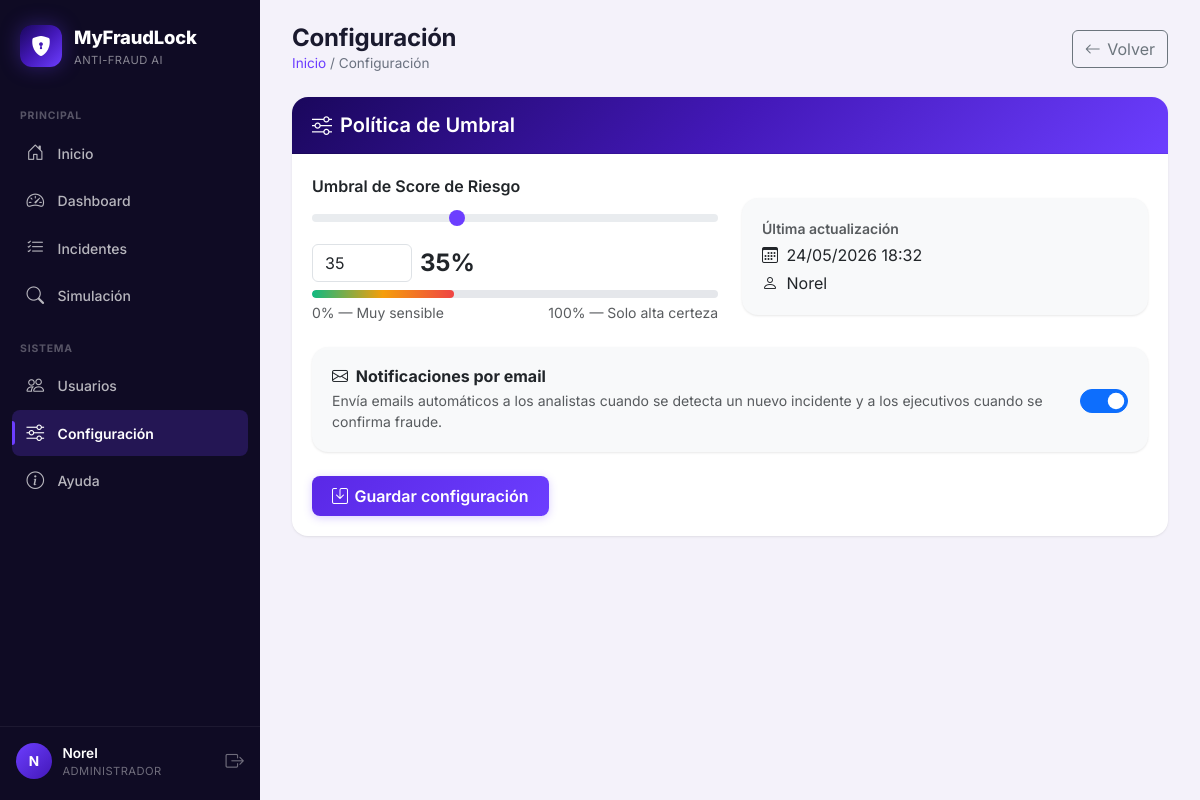
Page /api/configuracion-front/ (signed in) on the committed database.
### api/models.py (models this page shows, shortened)
class Usuario(models.Model):
    class Roles(models.TextChoices):
        ADMIN = 'ADMIN', 'Administrador'
        ANALISTA = 'ANALISTA', 'Analista de Fraude'
        GERENTE = 'GERENTE', 'Gerente (solo lectura)'
    id_usuario = models.AutoField(primary_key=True)
    username = models.CharField(max_length=100, unique=True)
    email = models.EmailField(unique=True)
    password = models.CharField(max_length=128)  # almacena hash
    telefono = models.CharField(max_length=15, null=True, blank=True)
    activo = models.BooleanField(default=True)
    rol = models.CharField(
        max_length=15,
        choices=Roles.choices,
        default=Roles.ANALISTA,
        db_index=True,
    )

class Configuracion(models.Model):
    umbral_score = models.IntegerField(default=70)
    notificaciones_email = models.BooleanField(
        default=True,
        help_text="Enviar emails cuando se detecta fraude",
    )
    actualizado_en = models.DateTimeField(auto_now=True)
    actualizado_por = models.ForeignKey(
        'Usuario', on_delete=models.SET_NULL, null=True, blank=True
    )

### api/views.py (the view, shortened to what this page needs)
# urls.py: path('configuracion-front/', configuracion_front, name='configuracion_front'),
@usuario_login_required
@require_roles('GERENTE')
def configuracion_front(request):
    config, _ = Configuracion.objects.get_or_create(id=1)
    return render(
        request,
        "api/configuracion.html",
        {"config": config},
    )

### api/context_processors.py (called while the page is built)
def current_usuario(request):
    uid = request.session.get('usuario_id')
    usuario = None
    if uid:
        try:
            usuario = Usuario.objects.get(pk=uid, activo=True)
        except Usuario.DoesNotExist:
            pass
    return {"current_usuario": usuario}

### templates/api/configuracion.html (shortened to what this page needs)
{% extends "api/base.html" %}
{% block content %}
<div class="page-head animate-in">
    <div>
        <h1>Configuración</h1>
        <div class="breadcrumbs"><a href="{% url 'inicio' %}">Inicio</a> / Configuración</div>
    </div>
    <a href="{% url 'dashboard' %}" class="btn btn-outline-secondary btn-icon" data-back>
        <i class="bi bi-arrow-left"></i> Volver
    </a>
</div>
<div class="card animate-in delay-1">
    <div class="card-header card-brand-header"><h5 class="mb-0"><i class="bi bi-sliders me-2"></i>Política de Umbral</h5></div>
    <div class="card-body">
        <form method="post" class="row g-4">
            <div class="col-md-6">
                <label for="umbral_score" class="form-label fw-semibold">Umbral de Score de Riesgo</label>
                <div class="slider-wrap">
                    <input type="range" class="form-range" id="umbral_range" min="0" max="100"
                           value="{{ config.umbral_score }}" oninput="syncSlider(this.value)">
                    <div class="d-flex align-items-center gap-2 mt-2">
                        <input type="number" class="form-control" id="umbral_score" name="umbral_score"
                               value="{{ config.umbral_score }}" min="0" max="100" required
                               style="max-width:100px;" oninput="syncInput(this.value)">
                        <span class="fw-bold" style="font-size:1.5rem;" id="umbralDisplay">{{ config.umbral_score }}%</span>
                    </div>
                </div>
                <div class="umbral-bar mt-2">
                    <div class="umbral-fill" id="umbralFill" style="width:{{ config.umbral_score }}%"></div>
                </div>
                <div class="d-flex justify-content-between mt-1">
                    <small class="text-muted">0% — Muy sensible</small>
                    <small class="text-muted">100% — Solo alta certeza</small>
                </div>
            </div>
            <div class="col-md-6">
                <div class="card mt-4" style="background:#f8f9fa;">
                    <div class="card-body">
                        <p class="text-muted mb-1 small fw-semibold">Última actualización</p>
                        <p class="mb-1">
                            <i class="bi bi-calendar3 me-1"></i>
                            {{ config.actualizado_en|date:"d/m/Y H:i" }}
                        </p>
                        <p class="mb-0">
                            <i class="bi bi-person me-1"></i>
                            {{ config.actualizado_por.username|default:"—" }}
                        </p>
                    </div>
                </div>
            </div>
            <div class="col-12">
                <div class="card" style="background:#f8f9fa;">
                    <div class="card-body d-flex align-items-center justify-content-between">
                        <div>
                            <h6 class="mb-1 fw-bold"><i class="bi bi-envelope me-1"></i> Notificaciones por email</h6>
                            <p class="text-muted mb-0 small">
                                Envía emails automáticos a los analistas cuando se detecta un nuevo incidente
                                y a los ejecutivos cuando se confirma fraude.
                            </p>
                        </div>
                        <div class="form-check form-switch ms-3">
                            <input class="form-check-input" type="checkbox" role="switch"
                                   id="notificaciones_email" name="notificaciones_email"
                                   {% if config.notificaciones_email %}checked{% endif %}
                                   style="width:3rem; height:1.5rem;">
                        </div>
                    </div>
                </div>
            </div>
            <div class="col-12">
                <button type="submit" class="btn btn-brand btn-icon">
                    <i class="bi bi-save"></i> Guardar configuración
                </button>
            </div>
        </form>
    </div>
</div>
{% endblock %}

### templates/api/base.html (shortened to what this page needs)
<!DOCTYPE html>
<html lang="es" data-theme="dark">
<head>
    <link href="https://cdn.jsdelivr.net/npm/bootstrap@5.3.3/dist/css/bootstrap.min.css" rel="stylesheet">
    <link href="https://cdn.jsdelivr.net/npm/bootstrap-icons@1.11.3/font/bootstrap-icons.css" rel="stylesheet">
</head>
<body>
<nav class="sidebar" id="sidebar">
    <a class="sidebar-brand" href="{% url 'inicio' %}">
        <span class="sidebar-brand-icon">
            <i class="bi bi-shield-lock-fill"></i>
        </span>
        <span class="sidebar-brand-text">
            MyFraudLock
            <small>Anti-Fraud AI</small>
        </span>
    </a>
    <div class="sidebar-section">
        <div class="sidebar-section-title">Principal</div>
        <a class="sidebar-link" href="{% url 'inicio' %}" data-nav>
            <i class="bi bi-house-door"></i> Inicio
        </a>
        {% if current_usuario %}
            {% if current_usuario.rol == 'GERENTE' or current_usuario.rol == 'ADMIN' %}
                <a class="sidebar-link" href="{% url 'dashboard' %}" data-nav>
                    <i class="bi bi-speedometer2"></i> Dashboard
                </a>
            {% endif %}
            {% if current_usuario.rol == 'ANALISTA' or current_usuario.rol == 'ADMIN' %}
                <a class="sidebar-link" href="{% url 'incidentes_listado' %}" data-nav>
                    <i class="bi bi-list-check"></i> Incidentes
                </a>
            {% endif %}
            <a class="sidebar-link" href="{% url 'simulacion_front' %}" data-nav>
                <i class="bi bi-search"></i> Simulación
            </a>
        {% endif %}
    </div>
    {% if current_usuario %}
    <div class="sidebar-section">
        <div class="sidebar-section-title">Sistema</div>
        {% if current_usuario.rol == 'ADMIN' %}
            <a class="sidebar-link" href="{% url 'usuarios_list' %}" data-nav>
                <i class="bi bi-people"></i> Usuarios
            </a>
        {% endif %}
        {% if current_usuario.rol == 'GERENTE' or current_usuario.rol == 'ADMIN' %}
            <a class="sidebar-link" href="{% url 'configuracion_front' %}" data-nav>
                <i class="bi bi-sliders"></i> Configuración
            </a>
        {% endif %}
        <a class="sidebar-link" href="{% url 'ayuda' %}" data-nav>
            <i class="bi bi-info-circle"></i> Ayuda
        </a>
    </div>
    {% endif %}
    <div class="sidebar-spacer"></div>
    {% if current_usuario %}
    <div class="sidebar-user">
        <div class="sidebar-avatar">
            {{ current_usuario.username|make_list|first|upper }}
        </div>
        <div class="sidebar-user-info">
            <div class="sidebar-user-name">{{ current_usuario.username }}</div>
            <div class="sidebar-user-role">{{ current_usuario.get_rol_display }}</div>
        </div>
        <a href="{% url 'logout' %}" class="sidebar-logout" title="Cerrar sesión">
            <i class="bi bi-box-arrow-right"></i>
        </a>
    </div>
    {% else %}
    <div class="sidebar-user">
        <a href="{% url 'login' %}" class="sidebar-link" style="margin:0; flex:1;">
            <i class="bi bi-box-arrow-in-right"></i> Iniciar sesión
        </a>
    </div>
    {% endif %}
</nav>
<main class="main-content">
    {% block content %}{% endblock %}
</main>
</body>
</html>

### templates/api/configuracion.html (style rules this page uses)
.umbral-bar { height: 8px; background: #e5e7eb; border-radius: 4px; overflow: hidden; }
.umbral-fill { height: 100%; border-radius: 4px; background: linear-gradient(90deg, var(--status-ok), var(--status-pending), var(--status-fraud)); transition: width .2s ease; }

### rows in the picture
Usuario: username|make_list "N", username "Norel", rol "ADMINISTRADOR"
Configuracion: umbral_score "35", actualizado_en "24/05/2026 18:32", actualizado_por.username "Norel", notificaciones_email "☑"
